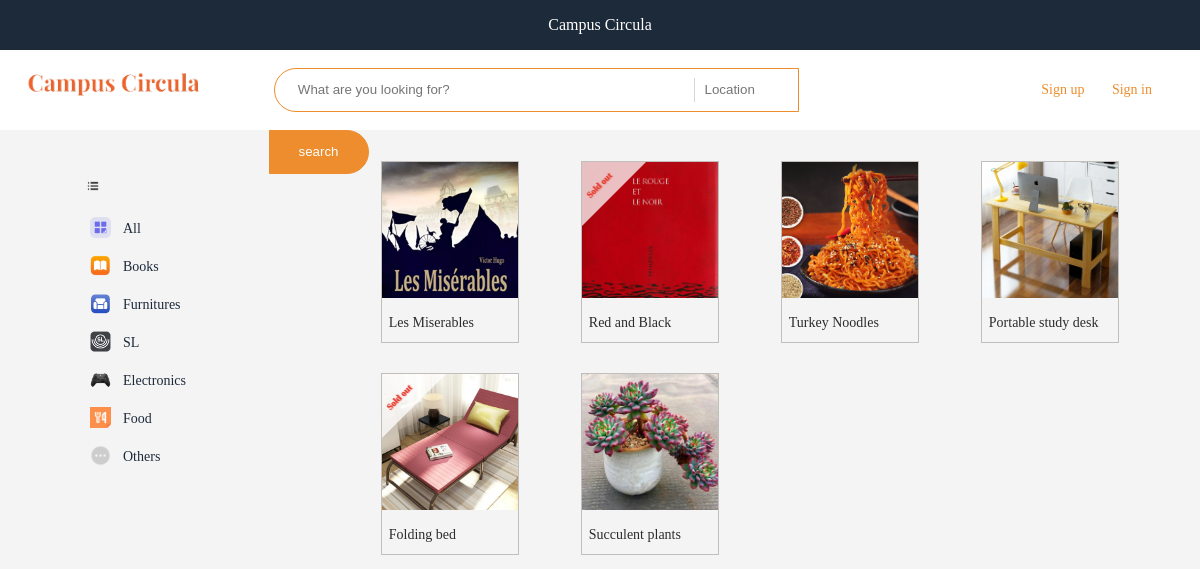
The app's page /buy.php with its own data.
### tables this page shows
CREATE TABLE `shop` (
  `id` int(11) NOT NULL,
  `cname` varchar(255) DEFAULT NULL,
  `price` decimal(10,2) DEFAULT NULL,
  `date_start` date DEFAULT NULL,
  `date_end` date DEFAULT NULL,
  `intro` text,
  `uid` int(11) DEFAULT NULL,
  `date` varchar(255) DEFAULT NULL,
  `img` varchar(255) DEFAULT NULL,
  `img2` varchar(255) DEFAULT NULL,
  `type` varchar(255) DEFAULT NULL,
  `status` int(1) DEFAULT '0'
);

### buy.php (the view, shortened to what this page needs)
<?php
  include 'header.php';
  include "config.php";
  $where = "";
  $sql = "select * from shop where 1 = 1 {$where}";
  $smt = $pdo->prepare($sql);
  $smt->execute();
  $rows = $smt->fetchAll();
?>
  <?php include 'search.php'; ?>
  <div class="containter">
    <div class="left">
      <div class="menu">
        <h5>
          <img class="menu-img" src="img/l1.png" alt="">
        </h5>
        <ul class="cate_box">
          <li>
            <img src="img/s0.png" class="cate_icon_style">
            <a href="buy.php?type=">All</a>
          </li>
          <li>
            <img src="img/s1.png" class="cate_icon_style">
            <a href="buy.php?type=Books">Books</a>
          </li>
          <li>
            <img src="img/s2.png" class="cate_icon_style">
            <a href="buy.php?type=Furnitures">Furnitures</a>
          </li>
          <li>
            <img src="img/s3.png" class="cate_icon_style">
            <a href="buy.php?type=SL">SL</a>
          </li>
          <li>
            <img src="img/s4.png" class="cate_icon_style">
            <a href="buy.php?type=Electronics">Electronics</a>
          </li>
          <li>
            <img src="img/s5.png" class="cate_icon_style">
            <a href="buy.php?type=Food">Food</a>
          </li>
          <li>
            <img src="img/s6.png" class="cate_icon_style">
            <a href="buy.php?type=Others">Others</a>
          </li>
        </ul>
      </div>
    </div>
    <div class="right">
      <div class="buy-box">
        <?php
          foreach($rows as $k => $v){
        ?>
          <div class="buy-li">
            <a href="detail.php?id=<?php echo $v['id']; ?>">
              <div class="buy-img">
                <img src="<?php echo $v['img']; ?>" alt="">
                <?php
                  if($v['status'] == 1){
                ?>
                  <div class="tips1"><div>Sold out </div></div>
                <?php
                  }else{
                ?>
                <?php
                  $now = time();
                  $date = strtotime($v['date_end']) + 24 * 60 * 60 - 1;
                  if($now > $date){
                ?>
                  <div class="tips1"><div>Overtime</div></div>
                <?php
                  }}
                ?>
              </div>
              <p><?php echo $v['cname']; ?></p>
            </a>
          </div>
        <?php } ?>
      </div>
    </div>
  </div>
</body>
</html>

### header.php (shortened to what this page needs)
<!DOCTYPE html>
<html lang="en">
<head>
  <link rel="stylesheet" href="css/index.css">
</head>
<body>
  <nav>
    <a href="index.php">
      Campus Circula
    </a>
  </nav>

### search.php (shortened to what this page needs)
<div class="search_box">
  <div class="search_box_left">
    <img src="img/logo.png">
  </div>
  <div class="search_box_middle">
    <form action="buy.php" method="get">
      <input type="text" name="keyword" value="" placeholder="What are you looking for?">
      <input type="text" name="location" placeholder="Location">
      <input type="submit" value="search">
    </form>
  </div>
  <div class="search_box_right">
    <?php
      if($_SESSION['user']){
    ?>
      <a href="javascript:;">Welcome,<?php echo $_SESSION['user']['name']; ?>!</a>
      <a href="buy_list.php">Buy list</a>
      <a href="sell_list.php">Sell list</a>
      <a href="my_message.php">Message</a>
      <a href="logout.php">Sign out</a>
    <?php }else{ ?>
      <a href="reg.html">Sign up</a>
      <a href="login.html">Sign in</a>
    <?php } ?>
  </div>
</div>

### css/index.css (style rules this page uses)
* { margin: 0; padding: 0; }
html,body { height: 100%; font-size:14px; }
body { background: #f4f4f4; }
nav { background: #1D2A3A; height: 50px; line-height: 50px; color: #fff; text-align: center; font-size: 16px; }
nav a { text-decoration: none; color: #fff; }
.search_box { background-color:#fff; height:80px; font-size:14px; display:flex; padding:0 24px; }
.search_box_left { width:20%; }
.search_box_right { width:35%; }
.search_box_left img { width:85%; position:relative; top:19px; }
.search_box_middle { width:45%; }
.search_box_middle { padding-left:30px; }
.search_box_middle form { position: relative; }
.search_box_middle form input { height:42px; line-height:42px; margin-top:18px; border:1px solid #ED8D2D; outline:none; }
.search_box_middle form input[name="keyword"] { width:500px; border-radius:30px 0 0 30px; padding-left:1.75em; }
.search_box_middle form input[name="location"] { position:absolute; left:420px; top:10px; border:0; height:24px; line-height:24px; padding-left:10px; width:90px; border-left:1px solid #D4D5D7; }
.search_box_middle form input[type="submit"] { width:100px; border-radius:0 30px 30px 0; padding-left:1.2em; padding-right:1.2em; position:relative; left:-5px; height:44px; cursor: pointer; background-color:#ED8D2D; color:#fff; }
.search_box_right { text-align:right; height:80px; line-height:80px; }
.search_box_right a { text-decoration:none; margin-right:24px; color:#ED8D2D; }
.containter { height: calc( 100% - 45px); display: flex; height:350px; }
.left { width: 350px; height: 100%; }
.right { width: calc( 100% - 350px); box-sizing: border-box; padding-right: 50px; }
.menu { width: 150px; margin: 30px auto; }
.menu h5 { font-size: 14px; margin-left: -20px; line-height: 50px; }
.menu-img { width: 12px; vertical-align: middle; margin-left: 7px; }
.menu ul li { list-style-type: square; height: 38px; line-height: 38px; font-size: 14px; color: #1D2A3A; }
.menu ul li a { text-decoration: none; color: #1D2A3A; }
.buy-box { display: flex; flex-wrap: wrap; padding-bottom:81px; }
.buy-li { width: 25%; }
.buy-li a { display: block; margin: 32px 32px 0 32px; outline:1px solid #C2BEBB; }
.buy-img { width: 100%; border-radius:0; overflow: hidden; position:relative; }
.buy-li img { width: 100%; }
.tips1 { position:absolute; top:0; left:0; width: 0px; height: 0px; border-top: 64px solid rgba(255,255,255,.75); border-right: 64px solid transparent; }
.tips1 div { white-space: nowrap; transform: rotate(-45deg) scale(0.64) translateX(53px) translateY(-40px); color:#E53E30; font-weight:bold; text-shadow:1px 1px 2px #E53E30; }
.buy-li p { width: 100%; box-sizing: border-box; padding:3% 5% 5% 5%; white-space: nowrap; overflow: hidden; text-overflow: ellipsis; }
.buy-li a { text-decoration: none; color: #2c2c2c; line-height: 25px; }
.cate_box li { position:relative; list-style:none!important; padding-left:23px; }
.cate_icon_style { position:absolute; top:7px; left:-10px; width:21px; height:21px; }

### records on screen
shop: img (picture), cname "Les Miserables"
shop: img (picture), status "Sold out", cname "Red and Black"
shop: img (picture), cname "Turkey Noodles"
shop: img (picture), cname "Portable study desk"
shop: img (picture), status "Sold out", cname "Folding bed"
shop: img (picture), cname "Succulent plants"
